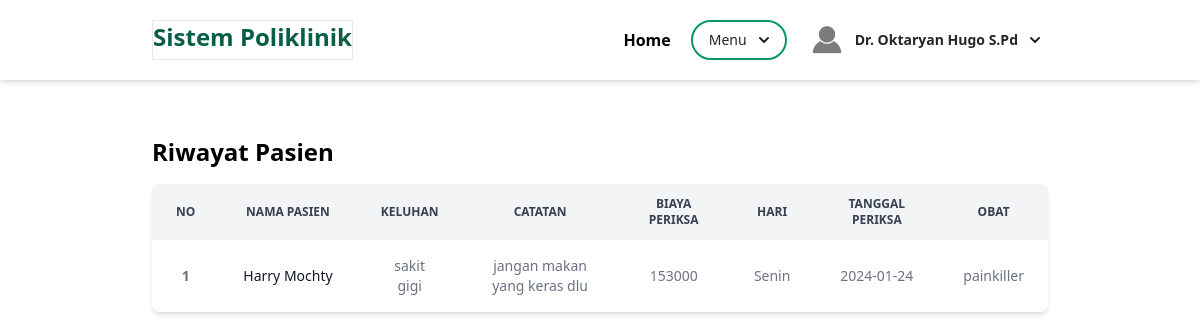
The page /admin/berandaDokter.php?page=riwayat (signed in) on the database its author committed.
### tables this page shows
CREATE TABLE `daftar_poli` (
  `id` int(11) NOT NULL,
  `id_pasien` int(11) NOT NULL,
  `id_jadwal` int(11) NOT NULL,
  `keluhan` text NOT NULL,
  `no_antrian` int(11) NOT NULL
);

CREATE TABLE `pasien` (
  `id` int(11) NOT NULL,
  `nama` varchar(100) NOT NULL,
  `alamat` varchar(255) NOT NULL,
  `no_ktp` varchar(20) NOT NULL,
  `no_hp` varchar(20) NOT NULL,
  `no_rm` varchar(50) NOT NULL
);

CREATE TABLE `periksa` (
  `id` int(11) NOT NULL,
  `id_daftar_poli` int(11) NOT NULL,
  `tanggal_periksa` date NOT NULL,
  `catatan` text NOT NULL,
  `biaya_periksa` int(11) NOT NULL
);

CREATE TABLE `jadwal_periksa` (
  `id` int(11) NOT NULL,
  `id_dokter` int(11) NOT NULL,
  `hari` enum('Senin','Selasa','Rabu','Kamis','Jum''at') NOT NULL,
  `jam_mulai` time NOT NULL,
  `jam_selesai` time NOT NULL
);

CREATE TABLE `obat` (
  `id` int(11) NOT NULL,
  `nama_obat` varchar(100) NOT NULL,
  `kemasan` varchar(255) NOT NULL,
  `harga` int(11) NOT NULL
);

### admin/riwayat.php (the view, shortened to what this page needs)
<section class="container mx-auto mt-10">
    <h3 class="font-bold text-2xl py-4">Riwayat Pasien</h3>
      <div class="relative overflow-x-auto shadow-md sm:rounded-lg">
          <table class="w-full text-sm text-gray-500">
                <thead class="text-xs text-gray-700 uppercase bg-gray-100">
                    <tr>
                        <th scope="col" class="px-6 py-3">
                            No
                        </th>
                        <th scope="col" class="px-6 py-3">
                            Nama Pasien
                        </th>
                        <th scope="col" class="px-6 py-3">
                            Keluhan
                        </th>
                        <th scope="col" class="px-6 py-3">
                            Catatan
                        </th>
                        <th scope="col" class="px-6 py-3">
                            Biaya Periksa
                        </th>
                        <th scope="col" class="px-6 py-3">
                            Hari
                        </th>
                        <th scope="col" class="px-6 py-3">
                            Tanggal Periksa
                        </th>
                        <th scope="col" class="px-6 py-3">
                            Obat
                        </th>
                    </tr>
                </thead>
                <tbody>
                  <?php
                    $id_dokter = $_SESSION['id'];
                    $result = mysqli_query($mysqli, "
                                        SELECT daftar_poli.*, pasien.nama AS nama, jadwal_periksa.hari, periksa.tanggal_periksa, periksa.catatan, periksa.biaya_periksa, obat.nama_obat AS nama_obat
                                        FROM daftar_poli
                                        JOIN jadwal_periksa ON daftar_poli.id_jadwal = jadwal_periksa.id
                                        JOIN pasien ON daftar_poli.id_pasien = pasien.id
                                        LEFT JOIN periksa ON daftar_poli.id = periksa.id_daftar_poli
                                        LEFT JOIN detail_periksa ON periksa.id = detail_periksa.id_periksa
                                        LEFT JOIN obat ON detail_periksa.id_obat = obat.id
                                        WHERE jadwal_periksa.id_dokter = '$id_dokter' AND periksa.id_daftar_poli IS NOT NULL
                                    ");
                    $no = 1;
                    while ($data = mysqli_fetch_array($result)) :
                    ?>
                        <tr>
                            <th scope="row"><?php echo $no++ ?></th>
                            <td class="px-6 py-4 font-medium text-gray-900 whitespace-nowrap text-center"><?= $data['nama'] ?></td>
                            <td class="px-6 py-4 text-center"><?= $data['keluhan'] ?></td>
                            <td class="px-6 py-4 text-center"><?= $data['catatan']  ?></td>
                            <td class="px-6 py-4 text-center"><?= $data['biaya_periksa'] ?></td>
                            <td class="px-6 py-4 text-center"><?= $data['hari']  ?></td>
                            <td class="px-6 py-4 text-center"><?= $data['tanggal_periksa']  ?></td>
                            <td class="px-6 py-4 text-center"><?= $data['nama_obat']  ?></td>
                        </tr>
                    <?php
                    endwhile;
                    ?>
                </tbody>
          </table>
      </div>
</section>

### rows shown on the page
daftar_poli: id_pasien.nama "Harry Mochty", keluhan "sakit gigi", periksa.catatan "jangan makan yang keras dlu", periksa.biaya_periksa "153000", id_jadwal.hari "Senin", periksa.tanggal_periksa "2024-01-24", obat.nama_obat "painkiller"

### other values the page prints
$_SESSION['nama'] "Dr. Oktaryan Hugo S.Pd"
